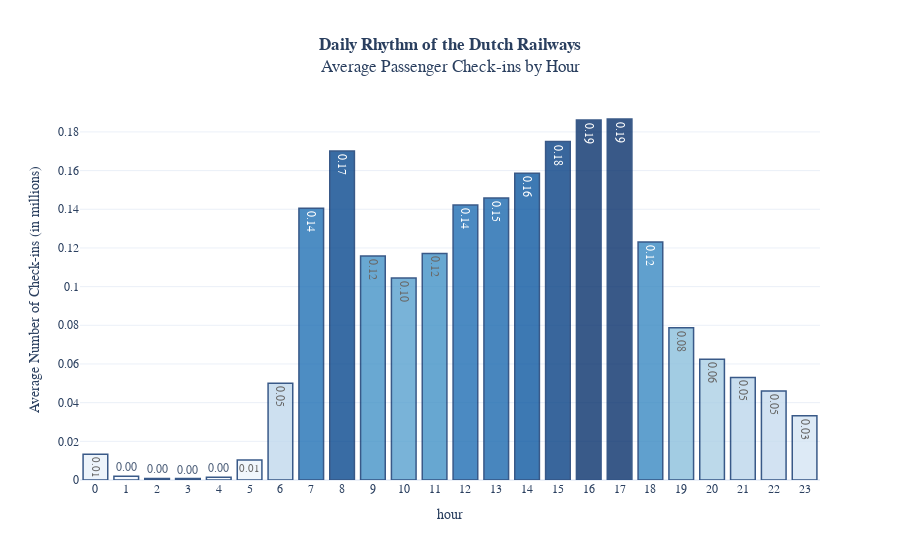

Source (notebook cell):
### Markdown cell above
Next, we will analyze the daily checkins.

### Code cell
def process_checkin_data(file_path):
    """
    Loads and processes the hourly check-in data.

    Args:
        file_path (str): The path to the check-in CSV file.

    Returns:
        pandas.DataFrame: A processed DataFrame of check-in data.
    """
    if not os.path.exists(file_path):
        print(f"File not found: '{file_path}'. Please check the path.")
        return None
    
    checkin_df = pd.read_csv(file_path)
    print(f"Successfully loaded check-in data with {len(checkin_df):,} rows.")

    column_mapping = {
        'Jaar': 'year',
        'Maand': 'month',
        'Dag': 'day',
        'Uur': 'hour',
        'Aantal_check_ins': 'check_ins',
        'Referentie_pre_COVID_19': 'ref_pre_covid',
        'Referentie_vorig_jaar': 'ref_previous_year',
        'Delta_actueel_pre_COVID_19': 'delta_vs_precovid',
        'Delta_actueel_vorig_jaar': 'delta_vs_previous_year'
    }
    checkin_df.rename(columns=column_mapping, inplace=True)

    checkin_df['datetime'] = pd.to_datetime(checkin_df[['year', 'month', 'day', 'hour']])

    for col in ['delta_vs_precovid', 'delta_vs_previous_year']:
        checkin_df[col] = checkin_df[col].str.replace('%', '').astype(float) / 100.0

    checkin_df.set_index('datetime', inplace=True)

    return checkin_df

checkin_file = 'TIL Programming\Instappers_per_uur_export_tm_20221231.csv'
checkin_data = process_checkin_data(checkin_file)

if checkin_data is not None:
    print("\n--- Processed Check-in Data Info ---")
    checkin_data.info()
    
    print("\n--- Sample of Processed Check-in Data ---")
    print(checkin_data.head())
    
    print("\n--- Average Check-ins per Hour of the Day ---")
    avg_hourly_checkins = checkin_data.groupby('hour')['check_ins'].mean()
    print(avg_hourly_checkins)
    fig = px.bar(
        avg_hourly_checkins,
        x=avg_hourly_checkins.index,
        y=avg_hourly_checkins.values,
        labels={
            "x": "Hour of the Day",
            "y": "Average Number of Check-ins (in millions)"
        },
        title="<b>Daily Rhythm of the Dutch Railways</b><br>Average Passenger Check-ins by Hour",
        color=avg_hourly_checkins.values, # Color bars by their value
        color_continuous_scale=px.colors.sequential.Blues,
        text_auto='.2f' # Format text on bars to 2 decimal places
    )

    fig.update_layout(
        xaxis = dict(tickmode = 'linear', dtick = 1), # Show a tick for every hour
        font_family="Arial",
        title_x=0.5,
        coloraxis_showscale=False # Hide the color scale bar
    )
    fig.update_traces(marker_line_color='rgb(8,48,107)', marker_line_width=1.5, opacity=0.8)
    
    fig.show()

### Figure 1 — Plotly figure (JSON) as saved in the notebook; plotly's stock layout.template omitted (floating-point values rounded to 4 significant figures)
{"data": [{"hovertemplate": "hour=%{x}<br>Average Number of Check-ins (in millions)=%{y}<br>color=%{marker.color}<extra></extra>", "legendgroup": "", "marker": {"color": [0.01337, 0.001958, 0.0008317, 0.0007713, 0.001458, 0.0104, 0.05006, 0.1405, 0.1701, 0.1158, 0.1045, 0.1172, 0.1422, 0.1458, 0.1586, 0.175, 0.1861, 0.1867, 0.1231, 0.07871, 0.06248, 0.05302, 0.04609, 0.03318], "coloraxis": "coloraxis", "line": {"color": "rgb(8,48,107)", "width": 1.5}, "pattern": {"shape": ""}}, "name": "", "opacity": 0.8, "orientation": "v", "showlegend": false, "textposition": "auto", "texttemplate": "%{y:.2f}", "type": "bar", "x": [0, 1, 2, 3, 4, 5, 6, 7, 8, 9, 10, 11, 12, 13, 14, 15, 16, 17, 18, 19, 20, 21, 22, 23], "xaxis": "x", "y": [0.01337, 0.001958, 0.0008317, 0.0007713, 0.001458, 0.0104, 0.05006, 0.1405, 0.1701, 0.1158, 0.1045, 0.1172, 0.1422, 0.1458, 0.1586, 0.175, 0.1861, 0.1867, 0.1231, 0.07871, 0.06248, 0.05302, 0.04609, 0.03318], "yaxis": "y"}], "layout": {"barmode": "relative", "coloraxis": {"colorbar": {"title": {"text": "color"}}, "colorscale": [[0, "rgb(247,251,255)"], [0.125, "rgb(222,235,247)"], [0.25, "rgb(198,219,239)"], [0.375, "rgb(158,202,225)"], [0.5, "rgb(107,174,214)"], [0.625, "rgb(66,146,198)"], [0.75, "rgb(33,113,181)"], [0.875, "rgb(8,81,156)"], [1, "rgb(8,48,107)"]], "showscale": false}, "font": {"family": "Arial"}, "legend": {"tracegroupgap": 0}, "title": {"text": "<b>Daily Rhythm of the Dutch Railways</b><br>Average Passenger Check-ins by Hour", "x": 0.5}, "xaxis": {"anchor": "y", "domain": [0, 1], "dtick": 1, "tickmode": "linear", "title": {"text": "hour"}}, "yaxis": {"anchor": "x", "domain": [0, 1], "title": {"text": "Average Number of Check-ins (in millions)"}}}}
